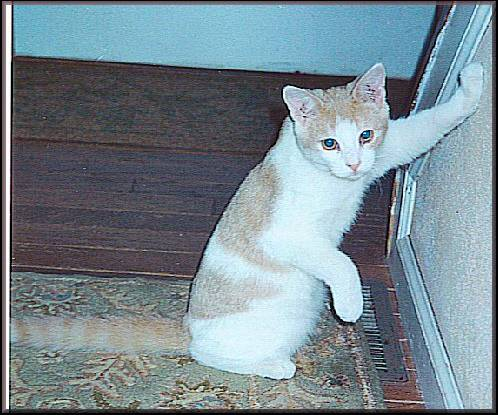
#> input picture Image Classification/cat_dog_data/cats/cat.4001.jpg, 498 x 415 px; its folder holds only this picture in this run
$ jupyter execute Image_cllasification.ipynb
#> lines starting #> are read from the running program, lines starting #| are printed output that depends on the picture
[cell 1]
import os
import numpy as np
from PIL import Image
from tqdm import tqdm
from skimage.io import imread
from skimage.transform import resize

[cell 2]
data_dir = os.path.join(os.getcwd(),'cat_dog_data')
categories = ['cats', 'dogs']

data = []
labels = []
for category_idx, category in enumerate(categories):
    for file in tqdm(os.listdir(os.path.join(data_dir, category))):
        img_path = os.path.join(data_dir, category, file)
        img = imread(img_path)
#> img is the input picture: shape (415, 498, 3); mean R, G, B 120.5, 136.8, 145.6
        img = resize(img, (16, 16))
        data.append(img)
        labels.append(category_idx)

data = np.array(data)
labels = np.array(labels)

[cell 3]
from sklearn.model_selection import train_test_split
x_train, x_test, y_train, y_test = train_test_split(data, labels, test_size=0.2, random_state=42)
#> y_train = [0]; y_test = [1]

# Reshape the data to 2D
x_train = x_train.reshape(x_train.shape[0], -1)
x_test = x_test.reshape(x_test.shape[0], -1)

from sklearn.preprocessing import StandardScaler
sc = StandardScaler()
x_train = sc.fit_transform(x_train)
x_test = sc.transform(x_test)

from sklearn.ensemble import RandomForestClassifier
clf = RandomForestClassifier(n_estimators=1000, n_jobs=-1,criterion='log_loss')
clf.fit(x_train, y_train)
y_pred = clf.predict(x_test)
#> y_pred = [0]

[cell 4]
from sklearn.metrics import accuracy_score, confusion_matrix, ConfusionMatrixDisplay
import matplotlib.pyplot as plt

print(accuracy_score(y_test, y_pred))
#| 0.0


cm = confusion_matrix(y_test, y_pred)
#> cm = [[0, 0], [1, 0]]

disp = ConfusionMatrixDisplay(confusion_matrix=cm, display_labels=categories)
disp.plot()
plt.show()
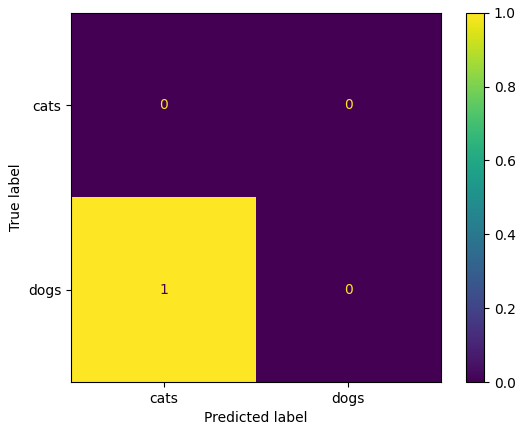
#> figure drawn by matplotlib, 2 panels
